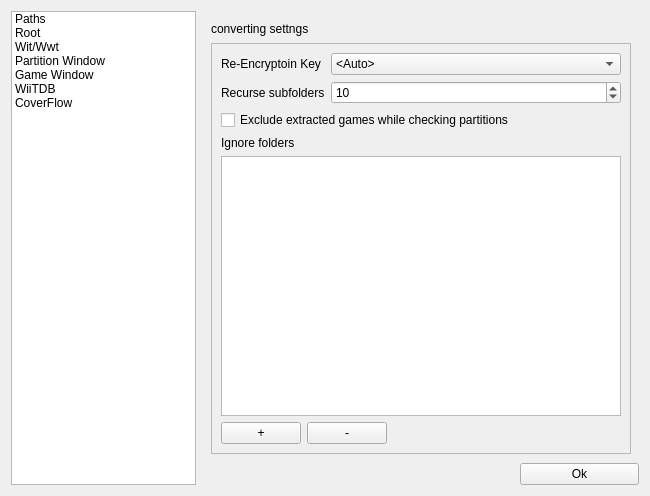
<?xml version="1.0" encoding="UTF-8"?>
<ui version="4.0">
 <class>SettingsDialog</class>
 <widget class="QDialog" name="SettingsDialog">
  <property name="geometry">
   <rect>
    <x>0</x>
    <y>0</y>
    <width>646</width>
    <height>496</height>
   </rect>
  </property>
  <property name="minimumSize">
   <size>
    <width>0</width>
    <height>496</height>
   </size>
  </property>
  <property name="maximumSize">
   <size>
    <width>16777215</width>
    <height>500</height>
   </size>
  </property>
  <property name="windowTitle">
   <string>Dialog</string>
  </property>
  <layout class="QGridLayout" name="gridLayout_2">
   <item row="0" column="0" rowspan="2">
    <widget class="QListWidget" name="listWidget">
     <property name="minimumSize">
      <size>
       <width>185</width>
       <height>0</height>
      </size>
     </property>
     <property name="maximumSize">
      <size>
       <width>185</width>
       <height>16777215</height>
      </size>
     </property>
     <property name="horizontalScrollBarPolicy">
      <enum>Qt::ScrollBarAlwaysOff</enum>
     </property>
     <property name="layoutMode">
      <enum>QListView::SinglePass</enum>
     </property>
     <property name="spacing">
      <number>5</number>
     </property>
     <property name="viewMode">
      <enum>QListView::ListMode</enum>
     </property>
     <property name="uniformItemSizes">
      <bool>true</bool>
     </property>
     <property name="sortingEnabled">
      <bool>false</bool>
     </property>
     <item>
      <property name="text">
       <string>Paths</string>
      </property>
      <property name="icon">
       <iconset resource="resources.qrc">
        <normaloff>:/images/settings/paths.png</normaloff>:/images/settings/paths.png</iconset>
      </property>
     </item>
     <item>
      <property name="text">
       <string>Root</string>
      </property>
      <property name="icon">
       <iconset resource="resources.qrc">
        <normaloff>:/images/settings/root.png</normaloff>:/images/settings/root.png</iconset>
      </property>
     </item>
     <item>
      <property name="text">
       <string>Wit/Wwt</string>
      </property>
     </item>
     <item>
      <property name="text">
       <string>Partition Window</string>
      </property>
      <property name="icon">
       <iconset resource="resources.qrc">
        <normaloff>:/images/settings/partition.png</normaloff>:/images/settings/partition.png</iconset>
      </property>
     </item>
     <item>
      <property name="text">
       <string>Game Window</string>
      </property>
      <property name="icon">
       <iconset resource="resources.qrc">
        <normaloff>:/images/settings/game window.png</normaloff>:/images/settings/game window.png</iconset>
      </property>
     </item>
     <item>
      <property name="text">
       <string>WiiTDB</string>
      </property>
      <property name="icon">
       <iconset resource="resources.qrc">
        <normaloff>:/images/settings/wiitdb.png</normaloff>:/images/settings/wiitdb.png</iconset>
      </property>
     </item>
     <item>
      <property name="text">
       <string>CoverFlow</string>
      </property>
      <property name="icon">
       <iconset resource="resources.qrc">
        <normaloff>:/images/settings/coverflow.png</normaloff>:/images/settings/coverflow.png</iconset>
      </property>
     </item>
    </widget>
   </item>
   <item row="0" column="1" rowspan="2" colspan="2">
    <widget class="QStackedWidget" name="stackedWidget">
     <property name="minimumSize">
      <size>
       <width>437</width>
       <height>402</height>
      </size>
     </property>
     <property name="currentIndex">
      <number>2</number>
     </property>
     <widget class="QWidget" name="page">
      <widget class="QWidget" name="layoutWidget">
       <property name="geometry">
        <rect>
         <x>10</x>
         <y>20</y>
         <width>409</width>
         <height>194</height>
        </rect>
       </property>
       <layout class="QFormLayout" name="formLayout">
        <property name="fieldGrowthPolicy">
         <enum>QFormLayout::AllNonFixedFieldsGrow</enum>
        </property>
        <item row="0" column="0">
         <widget class="QPushButton" name="pushButton_wit">
          <property name="text">
           <string>wit</string>
          </property>
         </widget>
        </item>
        <item row="0" column="1">
         <widget class="QLineEdit" name="lineEdit_wit"/>
        </item>
        <item row="1" column="0">
         <widget class="QPushButton" name="pushButton_wwt">
          <property name="text">
           <string>wwt</string>
          </property>
         </widget>
        </item>
        <item row="1" column="1">
         <widget class="QLineEdit" name="lineEdit_wwt"/>
        </item>
        <item row="2" column="0">
         <widget class="QPushButton" name="pushButton_coverPath">
          <property name="text">
           <string>Covers</string>
          </property>
         </widget>
        </item>
        <item row="2" column="1">
         <widget class="QLineEdit" name="lineEdit_coverPath"/>
        </item>
        <item row="3" column="0">
         <widget class="QPushButton" name="pushButton_wiitdbPath">
          <property name="text">
           <string>WiiTDB.xml</string>
          </property>
         </widget>
        </item>
        <item row="3" column="1">
         <widget class="QLineEdit" name="lineEdit_wiitdbPath">
          <property name="minimumSize">
           <size>
            <width>310</width>
            <height>0</height>
           </size>
          </property>
         </widget>
        </item>
        <item row="4" column="0">
         <widget class="QPushButton" name="pushButton_titlesPath">
          <property name="text">
           <string>titles.txt</string>
          </property>
         </widget>
        </item>
        <item row="4" column="1">
         <widget class="QLineEdit" name="lineEdit_titlesTxt"/>
        </item>
       </layout>
      </widget>
     </widget>
     <widget class="QWidget" name="page_2">
      <widget class="QLabel" name="label">
       <property name="geometry">
        <rect>
         <x>140</x>
         <y>10</y>
         <width>141</width>
         <height>31</height>
        </rect>
       </property>
       <property name="font">
        <font>
         <pointsize>13</pointsize>
         <weight>75</weight>
         <bold>true</bold>
        </font>
       </property>
       <property name="text">
        <string>Root Settings</string>
       </property>
      </widget>
      <widget class="QCheckBox" name="checkBox_runasRoot">
       <property name="geometry">
        <rect>
         <x>0</x>
         <y>40</y>
         <width>191</width>
         <height>22</height>
        </rect>
       </property>
       <property name="text">
        <string>Run processes as root</string>
       </property>
      </widget>
      <widget class="QGroupBox" name="groupBox_rootMessages">
       <property name="enabled">
        <bool>false</bool>
       </property>
       <property name="geometry">
        <rect>
         <x>5</x>
         <y>70</y>
         <width>421</width>
         <height>123</height>
        </rect>
       </property>
       <property name="title">
        <string>Sudo Messages</string>
       </property>
       <layout class="QFormLayout" name="formLayout_2">
        <item row="0" column="0">
         <widget class="QLabel" name="label_6">
          <property name="text">
           <string>PW request :</string>
          </property>
         </widget>
        </item>
        <item row="0" column="1">
         <widget class="QLineEdit" name="lineEdit_rootReqStr">
          <property name="text">
           <string>[sudo] password for</string>
          </property>
         </widget>
        </item>
        <item row="1" column="0">
         <widget class="QLabel" name="label_7">
          <property name="text">
           <string>Incorrect PW :</string>
          </property>
         </widget>
        </item>
        <item row="1" column="1">
         <widget class="QLineEdit" name="lineEdit_rootWrongStr">
          <property name="text">
           <string>Sorry, try again.</string>
          </property>
         </widget>
        </item>
        <item row="2" column="0">
         <widget class="QLabel" name="label_8">
          <property name="text">
           <string>PW failure :</string>
          </property>
         </widget>
        </item>
        <item row="2" column="1">
         <widget class="QLineEdit" name="lineEdit_rootFail">
          <property name="text">
           <string>sudo: 3 incorrect password attempts</string>
          </property>
         </widget>
        </item>
       </layout>
      </widget>
     </widget>
     <widget class="QWidget" name="page_7">
      <widget class="QLabel" name="label_9">
       <property name="geometry">
        <rect>
         <x>9</x>
         <y>9</y>
         <width>122</width>
         <height>17</height>
        </rect>
       </property>
       <property name="text">
        <string>converting settngs</string>
       </property>
      </widget>
      <widget class="QScrollArea" name="scrollArea">
       <property name="geometry">
        <rect>
         <x>9</x>
         <y>32</y>
         <width>420</width>
         <height>411</height>
        </rect>
       </property>
       <property name="minimumSize">
        <size>
         <width>420</width>
         <height>411</height>
        </size>
       </property>
       <property name="widgetResizable">
        <bool>true</bool>
       </property>
       <widget class="QWidget" name="scrollAreaWidgetContents">
        <property name="geometry">
         <rect>
          <x>0</x>
          <y>0</y>
          <width>416</width>
          <height>407</height>
         </rect>
        </property>
        <layout class="QGridLayout" name="gridLayout">
         <item row="0" column="0">
          <layout class="QVBoxLayout" name="verticalLayout">
           <item>
            <layout class="QFormLayout" name="formLayout_3">
             <property name="fieldGrowthPolicy">
              <enum>QFormLayout::AllNonFixedFieldsGrow</enum>
             </property>
             <item row="1" column="0">
              <widget class="QLabel" name="label_key">
               <property name="text">
                <string>Re-Encryptoin Key</string>
               </property>
              </widget>
             </item>
             <item row="1" column="1">
              <widget class="QComboBox" name="comboBox_key">
               <item>
                <property name="text">
                 <string>&lt;Auto&gt;</string>
                </property>
               </item>
               <item>
                <property name="text">
                 <string>Common</string>
                </property>
               </item>
               <item>
                <property name="text">
                 <string>Korean</string>
                </property>
               </item>
              </widget>
             </item>
             <item row="2" column="0">
              <widget class="QLabel" name="label_recurse">
               <property name="text">
                <string>Recurse subfolders</string>
               </property>
              </widget>
             </item>
             <item row="2" column="1">
              <widget class="QSpinBox" name="spinBox_wiimms_recurse">
               <property name="minimum">
                <number>1</number>
               </property>
               <property name="value">
                <number>10</number>
               </property>
              </widget>
             </item>
            </layout>
           </item>
          </layout>
         </item>
         <item row="1" column="0">
          <widget class="QCheckBox" name="checkBox_ignoreFst">
           <property name="text">
            <string>Exclude extracted games while checking partitions</string>
           </property>
          </widget>
         </item>
         <item row="2" column="0">
          <layout class="QVBoxLayout" name="verticalLayout_2">
           <item>
            <widget class="QLabel" name="label_ignore_paths">
             <property name="text">
              <string>Ignore folders</string>
             </property>
            </widget>
           </item>
           <item>
            <widget class="QListWidget" name="listWidget_ignore">
             <property name="alternatingRowColors">
              <bool>true</bool>
             </property>
             <property name="selectionMode">
              <enum>QAbstractItemView::ExtendedSelection</enum>
             </property>
            </widget>
           </item>
           <item>
            <layout class="QHBoxLayout" name="horizontalLayout">
             <item>
              <widget class="QPushButton" name="pushButton_ignore_add">
               <property name="text">
                <string>+</string>
               </property>
              </widget>
             </item>
             <item>
              <widget class="QPushButton" name="pushButton_ignore_minus">
               <property name="text">
                <string>-</string>
               </property>
              </widget>
             </item>
             <item>
              <spacer name="horizontalSpacer">
               <property name="orientation">
                <enum>Qt::Horizontal</enum>
               </property>
               <property name="sizeHint" stdset="0">
                <size>
                 <width>40</width>
                 <height>20</height>
                </size>
               </property>
              </spacer>
             </item>
            </layout>
           </item>
          </layout>
         </item>
        </layout>
       </widget>
      </widget>
     </widget>
     <widget class="QWidget" name="page_3">
      <widget class="QLabel" name="label_2">
       <property name="geometry">
        <rect>
         <x>40</x>
         <y>70</y>
         <width>171</width>
         <height>17</height>
        </rect>
       </property>
       <property name="text">
        <string>partition page</string>
       </property>
      </widget>
     </widget>
     <widget class="QWidget" name="page_4">
      <widget class="QLabel" name="label_3">
       <property name="geometry">
        <rect>
         <x>50</x>
         <y>100</y>
         <width>231</width>
         <height>17</height>
        </rect>
       </property>
       <property name="text">
        <string>game window page</string>
       </property>
      </widget>
     </widget>
     <widget class="QWidget" name="page_5">
      <widget class="QLabel" name="label_4">
       <property name="geometry">
        <rect>
         <x>50</x>
         <y>90</y>
         <width>251</width>
         <height>17</height>
        </rect>
       </property>
       <property name="text">
        <string>wiitdb page</string>
       </property>
      </widget>
     </widget>
     <widget class="QWidget" name="page_6">
      <widget class="QLabel" name="label_5">
       <property name="geometry">
        <rect>
         <x>140</x>
         <y>160</y>
         <width>161</width>
         <height>17</height>
        </rect>
       </property>
       <property name="text">
        <string>coverflow page</string>
       </property>
      </widget>
     </widget>
    </widget>
   </item>
   <item row="1" column="2">
    <widget class="QPushButton" name="pushButton_ok">
     <property name="maximumSize">
      <size>
       <width>119</width>
       <height>16777215</height>
      </size>
     </property>
     <property name="text">
      <string>Ok</string>
     </property>
    </widget>
   </item>
  </layout>
 </widget>
 <resources>
  <include location="resources.qrc"/>
 </resources>
 <connections>
  <connection>
   <sender>listWidget</sender>
   <signal>currentRowChanged(int)</signal>
   <receiver>stackedWidget</receiver>
   <slot>setCurrentIndex(int)</slot>
   <hints>
    <hint type="sourcelabel">
     <x>95</x>
     <y>240</y>
    </hint>
    <hint type="destinationlabel">
     <x>445</x>
     <y>220</y>
    </hint>
   </hints>
  </connection>
  <connection>
   <sender>checkBox_runasRoot</sender>
   <signal>clicked(bool)</signal>
   <receiver>groupBox_rootMessages</receiver>
   <slot>setEnabled(bool)</slot>
   <hints>
    <hint type="sourcelabel">
     <x>305</x>
     <y>80</y>
    </hint>
    <hint type="destinationlabel">
     <x>425</x>
     <y>161</y>
    </hint>
   </hints>
  </connection>
 </connections>
</ui>
